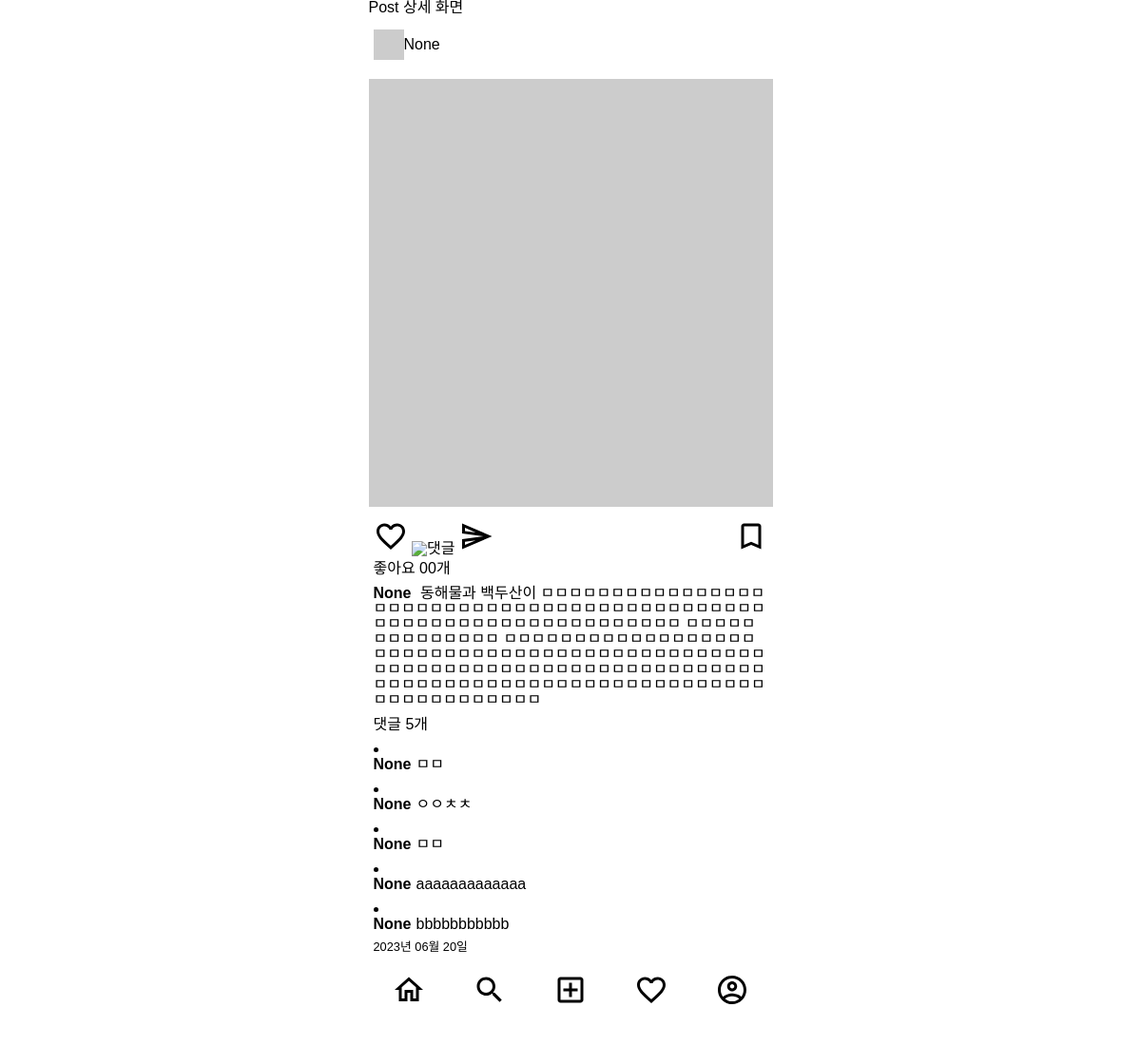
/posts/13/, run on the app's committed database.
### posts/models.py (models this page shows)
class Post(models.Model):
    image= models.ImageField(verbose_name='이미지',null=True,blank=True)
    content=models.TextField(verbose_name='내용')
    created_at=models.DateTimeField(verbose_name='작성일',auto_now_add=True)
    view_count=models.IntegerField(verbose_name='조회수',default=0)
    writer=models.ForeignKey(to=User, on_delete=models.CASCADE ,null=True, blank=True)

class Comment(models.Model):
    content = models.TextField(verbose_name='내용')
    created_at=models.DateTimeField(verbose_name='작성일',auto_now_add=True)
    post=models.ForeignKey(to='Post',on_delete=models.CASCADE)
    writer=models.ForeignKey(to=User, on_delete=models.CASCADE, null=True , blank=True)

### posts/views.py (the view)
# urls.py: path('<int:id>/',post_detail_view,name='post-detail'),
def post_detail_view(request,id):
    try:
        post=Post.objects.get(id=id)
    except Post.DoesNotExist:
        return redirect('index')
    context={
            'post': post,
    }
    return render(request, 'posts/post_detail.html',context)

### templates/posts/post_detail.html (shortened to what this page needs)
{% extends 'base.html' %}
{% block content %}
<h1>Post 상세 화면</h1>
{% include 'mixin/posts/post_card.html' with detail=True %}
{% endblock %}

### templates/mixin/posts/post_card.html (shortened to what this page needs)
{% load static %}
<div class="card">
    <div class="card__header">
        <img src="http://via.placeholder.com/32x32" alt="프로필 이미지">
        <a href="#">
            <span classs="card__user-name">{{post.writer}}</span>
        </a>
    </div>
    <div class="card__body">
        <div>
            {% if post.image %}
            <img class="card__image" src="{{post.image.url}}" alt="">
            {% else %}
            <img class="card__image" src="http://via.placeholder.com/600x600" alt="">
            {% endif %}
        </div>
        <div class="card__btn-group">
            <div>
                <img class="car__btn" src="{% static 'icons\favorite_outlined_black_36dp.svg' %}" alt="좋아요">
                <img class="car__btn" src="{% static 'icons\mode_comment_outlined_black_36dp.svg '   %}" alt="댓글">
                <img class="car__btn" src="{% static 'icons\send_outlined_black_36dp.svg'   %}" alt="공유하기">
            </div>
            <div>
                <img class="car__btn" src="{% static 'icons\bookmark_outlined_black_36dp.svg'   %}" alt="북마크">
            </div>
        </div>
        <div class="card_content">
            <span classs="card__like-num">좋아요 00개</span>
            <div class="card__main-text">
                <p><span class="card__user-name">{{post.writer}}</span>
                {% if not detail %}
                    {{post.content|truncatechars:35}}
                {% else %}
                    {{post.content}}
                {% endif %}
                </p>
            </div>
            <div>
                <p>댓글 {{post.comment_set.all.count}}개
                </p>
                <u1 class="card__comment-group">
                    {% if not detail %}
                        {% for comment in post.comment_set.all|slice:"2" %}
                            <li>
                                <p><span class="card__user-name">{{comment.writer}}</span>{{comment.content}}</p>
                            </li>
                        {% endfor %}
                    {% else %}
                        {% for comment in post.comment_set.all %}
                            <li>
                                <p><span class="card__user-name">{{comment.writer}}</span>{{comment.content}}</p>
                            </li>
                        {% endfor %}
                    {% endif %}
                </u1>
                <p class="card__created-at">{{post.created_at|date:"Y년 m월 d일"}}</p>
            </div>
        </div>
    </div>
</div>

### static/css/index.css (style rules this page uses)
.container { display: flex; flex-direction: column; max-width: 425px; }
body { font-family: 'Noto Sans KR', sans-serif; margin: 0 auto 60px auto; }
.card__header { display: flex; align-items: center; margin: 15px 0; padding: 0 5px; }
.card__user-name { font-weight: bold; margin: 0 5px 0 0; }
.card__body { margin: 10px 0; }
.card__image { height: 450px; width: 100%; margin: 5px 0; object-fit: cover; }
.card__btn-group { display: flex; justify-content: space-between; margin: 5px 0; padding: 0 5px; }
.card_content { display: flex; flex-direction: column; padding: 0 5px; }
.card__main-text { margin: 10px 0; }
.card__comment-group > li { margin: 10px 0; }
.card__created-at { font-weight: lighter; font-size: 0.8rem; }

### data on the page
Post: writer "None", content "동해물과 백두산이 ㅁㅁㅁㅁㅁㅁㅁㅁㅁㅁㅁㅁㅁㅁㅁㅁㅁㅁㅁㅁㅁㅁㅁㅁㅁㅁㅁㅁㅁㅁㅁㅁㅁㅁㅁㅁㅁㅁㅁㅁㅁㅁㅁㅁㅁㅁㅁㅁㅁㅁㅁㅁㅁㅁㅁㅁㅁㅁㅁㅁㅁㅁㅁㅁㅁㅁ ㅁㅁㅁㅁㅁㅁㅁㅁㅁㅁㅁㅁㅁㅁ ㅁㅁㅁㅁㅁㅁㅁㅁㅁㅁㅁㅁㅁㅁㅁㅁㅁㅁㅁㅁㅁㅁㅁㅁㅁㅁㅁㅁㅁㅁㅁㅁㅁㅁㅁㅁㅁㅁㅁㅁㅁㅁㅁㅁㅁㅁㅁㅁㅁㅁㅁㅁㅁㅁㅁㅁㅁㅁㅁㅁㅁㅁㅁㅁㅁㅁㅁㅁㅁㅁㅁㅁㅁㅁㅁㅁㅁㅁㅁㅁㅁㅁㅁㅁㅁㅁㅁㅁㅁㅁㅁㅁㅁㅁㅁㅁㅁㅁㅁㅁㅁㅁㅁㅁㅁㅁㅁㅁㅁㅁㅁㅁㅁㅁ", comment_set.all.count "5", created_at "2023년 06월 20일"
Comment: writer "None", content "ㅁㅁ"
Comment: writer "None", content "ㅇㅇㅊㅊ"
Comment: writer "None", content "ㅁㅁ"
Comment: writer "None", content "aaaaaaaaaaaaa"
Comment: writer "None", content "bbbbbbbbbbb"
